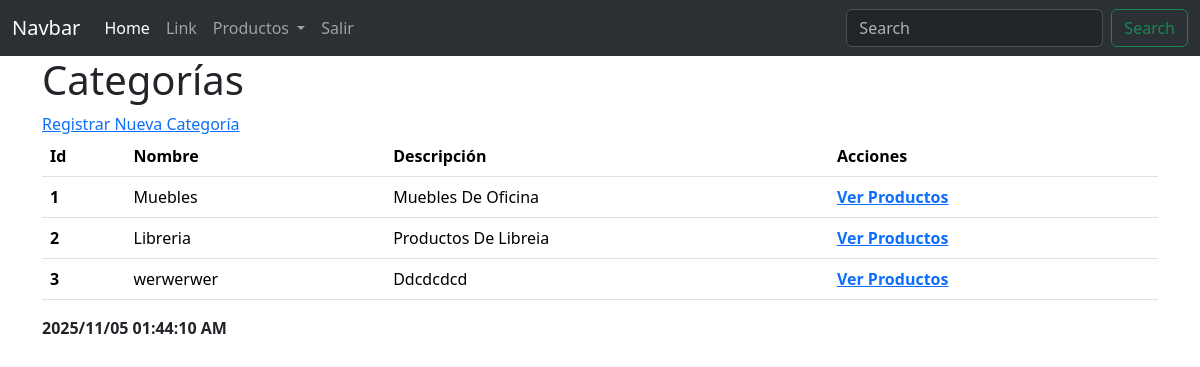
/ver_categorias/, run on an earlier commit of the app's database.
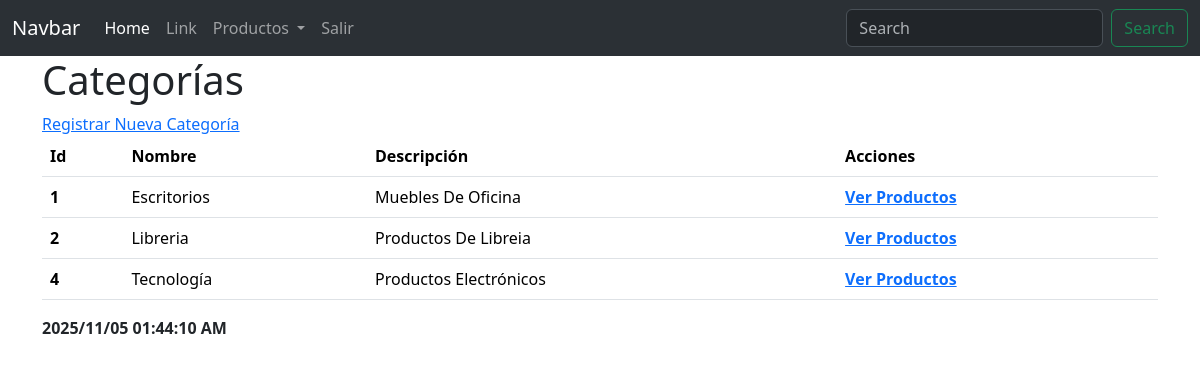
And on a later commit of the database.
### app/ecomerce/models.py (models this page shows)
class Categoria(models.Model):
    nombre = models.CharField(max_length=100)
    descripcion = models.TextField()
    def __str__(self):
        return self.nombre
    class Meta:
        verbose_name = "Categoría"
        verbose_name_plural = "Categorías"

### app/ecomerce/views.py (the view)
# urls.py: path('ver_categorias/', views.ver_categorias, name='ver_categorias'),
def ver_categorias(request):
    categorias = Categoria.objects.all()
    print(categorias)
    return render(request, 'ver_categorias.html', {'categorias': categorias})

### app/ecomerce/templates/ver_categorias.html
{% extends 'inicio.html' %}
{% block contenidos %}
<h1>Categorías</h1>
<a href="/nueva_categoria/">Registrar Nueva Categoría</a>
<table class="table">
    <thead>
        <tr>
            <th scope="col">Id</th>
            <th scope="col">Nombre</th>
            <th scope="col">Descripción</th>
            <th>Acciones</th>
        </tr>
    </thead>
    <tbody>
        {% for c in categorias %}
            <tr>
                <th scope="row">{{ c.id }}</th>
                <td>{{ c.nombre }}</td>
                <td>{{ c.descripcion|title }}</td>
                <th>
                    <a href="/filtrar_productos/{{ c.id }}/">Ver Productos</a>
                </th>
            </tr>
        {% endfor %}
    </tbody>
</table>
{% endblock contenidos %}

What changed in the data, as far as the page shows it:
removed Categoria: id "3", nombre "werwerwer", descripcion "Ddcdcdcd"
changed Categoria "Muebles De Oficina": nombre "Muebles" → "Escritorios"
added Categoria: id "4", nombre "Tecnología", descripcion "Productos Electrónicos"
